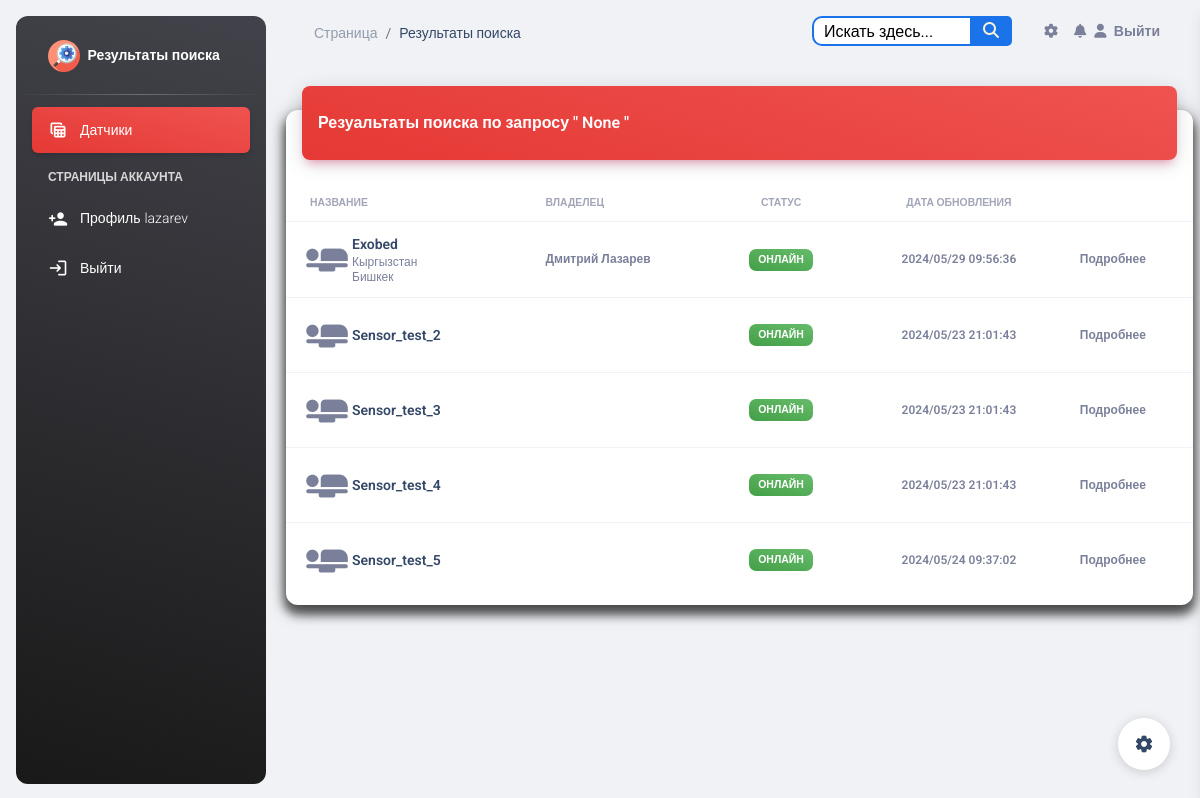
The app's page /search/ (signed in) with its own data.
### esp_sensor/models.py (models this page shows, shortened)
class Sensor(models.Model):
    id = models.AutoField(primary_key=True)
    name = models.CharField('Имя датчика', max_length=100, unique=True)
    slug = models.SlugField(max_length=255, unique=True, db_index=True, verbose_name="URL")
    description = models.TextField('Описание', blank=True)
    owner = models.CharField("Владелец", max_length=100, blank=True)
    date_added = models.DateTimeField('Дата добавления', auto_now=True)
    country = models.ManyToManyField(Country, blank=True, verbose_name='Страна')
    city = models.ManyToManyField(City, blank=True, verbose_name='Город')
    inclusions = models.IntegerField("Количество включений", default=0)
    power = models.IntegerField(default=0, blank=True, verbose_name='Мощность %',
                                validators=[MinValueValidator(0), MaxValueValidator(100)])
    watt = models.IntegerField("Потребление мощности Ватт", default=0)
    volt = models.IntegerField("Электрическое напряжение Вольт", default=0)
    work = models.BooleanField('Онлайн', default=True)
    blocked = models.BooleanField('Заблокирован', default=False)
    start = models.BooleanField('Старт', default=False)
    temperature = models.FloatField('Температура', default=0)
    fan_speed = models.IntegerField('Скорость кулера', default=0)
    ip_address = models.CharField('IP Адрес', max_length=15, blank=True)
    mac_address = models.CharField('MAC Адрес', max_length=20, blank=True)
    confirmed = models.BooleanField('Подтвержден администратором', default=False)
    version = models.CharField('Версия прошивки', max_length=15, blank=True)
    processing_time = models.FloatField('Время обработки (мс)', null=True, blank=True)
    class Meta:
        verbose_name = 'Датчик'
        verbose_name_plural = 'Датчики'

class Country(models.Model):
    id = models.AutoField(primary_key=True)
    name = models.CharField("Название", max_length=100)
    class Meta:
        verbose_name = 'Страна'
        verbose_name_plural = 'Страны'

class City(models.Model):
    id = models.AutoField(primary_key=True)
    country = models.ManyToManyField(Country, blank=True, verbose_name='Страна')
    name = models.CharField("Название", max_length=100)
    class Meta:
        verbose_name = 'Город'
        verbose_name_plural = 'Города'

### esp_sensor/views.py (the view)
# urls.py: path('search/', views.search_sensors, name='search_sensors'),
def search_sensors(request):
    query = request.GET.get('q')
    if query:
        sensors = Sensor.objects.filter(
            Q(name__icontains=query) |
            Q(description__icontains=query) |
            Q(owner__icontains=query) |
            Q(mac_address__icontains=query) |
            Q(ip_address__icontains=query) |
            Q(country__name__icontains=query) |
            Q(city__name__icontains=query) |
            Q(inclusions__icontains=query)
        ).distinct()
    else:
        sensors = Sensor.objects.all()
    return render(request, 'sensor/search_results.html', {'sensors': sensors, 'query': query})

### account/models.py (called while the page is built)
    def save(self, *args, **kwargs):
        self.slug = "{}".format(self.user.username)
        super().save(*args, **kwargs)

### templates/sensor/search_results.html (shortened to what this page needs)
{% load static %}
{% include 'base.html' %}
<body class="g-sidenav-show  bg-gray-200">
<aside class="sidenav navbar navbar-vertical navbar-expand-xs border-0 border-radius-xl my-3 fixed-start ms-3   bg-gradient-dark"
       id="sidenav-main">
    <div class="sidenav-header">
        <a class="navbar-brand m-0">
            <img src="{% static 'img/search-magnifying-glass-svgrepo-com.svg' %}" class="navbar-brand-img h-100"
                 alt="main_logo">
            <span class="ms-1 font-weight-bold text-white">Результаты поиска</span>
        </a>
    </div>
    <hr class="horizontal light mt-0 mb-2">
    <div class="collapse navbar-collapse  w-auto " id="sidenav-collapse-main">
        <ul class="navbar-nav">
            <li class="nav-item">
                <a class="nav-link text-white active bg-gradient-danger" href="{% url 'sensor_list' %}">
                    <div class="text-white text-center me-2 d-flex align-items-center justify-content-center">
                        <i class="material-icons opacity-10">table_view</i>
                    </div>
                    <span class="nav-link-text ms-1">Датчики</span>
                </a>
            </li>
            <li class="nav-item mt-3">
                <h6 class="ps-4 ms-2 text-uppercase text-xs text-white font-weight-bolder opacity-8">Страницы
                    аккаунта</h6>
            </li>
            {% if user.is_authenticated %}
                <li class="nav-item">
                    <a class="nav-link text-white " href="{% url 'profiles:profile_detail' user.profile.slug %}">
                        <div class="text-white text-center me-2 d-flex align-items-center justify-content-center">
                            <i class="material-icons opacity-10">person_add</i>
                        </div>
                        <span class="nav-link-text ms-1">Профиль</span>
                        <span class="nav-link-text ms-1">{{ user.username }}</span>
                    </a>
                </li>
                <li class="nav-item">
                    <a class="nav-link text-white " href='{% url 'logout' %}'>
                        <div class="text-white text-center me-2 d-flex align-items-center justify-content-center">
                            <i class="material-icons opacity-10">login</i>
                        </div>
                        <span class="nav-link-text ms-1">Выйти</span>
                    </a>
                </li>
            {% endif %}
        </ul>
    </div>
</aside>
<main class="main-content position-relative max-height-vh-100 h-100 border-radius-lg ">
    <nav class="navbar navbar-main navbar-expand-lg px-0 mx-4 shadow-none border-radius-xl" id="navbarBlur"
         data-scroll="true">
        <div class="container-fluid py-1 px-3">
            <nav aria-label="breadcrumb">
                <ol class="breadcrumb bg-transparent mb-0 pb-0 pt-1 px-0 me-sm-6 me-5">
                    <li class="breadcrumb-item text-sm"><a class="opacity-5 text-dark" href="javascript:;">Страница</a>
                    </li>
                    <li class="breadcrumb-item text-sm text-dark active" aria-current="page">Результаты поиска</li>
                </ol>
            </nav>
            {% include 'include/navbar.html' %}
        </div>
    </nav>
    <div class="container-fluid py-4">
        <div class="row">
            <div class="col-12">
                <div class="card my-4">
                    <div class="card-header p-0 position-relative mt-n4 mx-3 z-index-2">
                        <div class="bg-gradient-danger shadow-primary border-radius-lg pt-4 pb-3">
                            <h6 class="text-white ps-3">Резуальтаты поиска по запросу " {{ query }} "</h6>
                        </div>
                    </div>
                    <div class="card-body px-0 pb-2">
                        <div class="table-responsive p-0">
                            <table class="table align-items-center mb-0">
                                <thead>
                                <tr>
                                    <th class="text-uppercase text-secondary text-xxs font-weight-bolder opacity-7">
                                        Название
                                    </th>
                                    <th class="text-uppercase text-secondary text-xxs font-weight-bolder opacity-7 ps-2">
                                        Владелец
                                    </th>
                                    <th class="text-center text-uppercase text-secondary text-xxs font-weight-bolder opacity-7">
                                        Статус
                                    </th>
                                    <th class="text-center text-uppercase text-secondary text-xxs font-weight-bolder opacity-7">
                                        Дата обновления
                                    </th>
                                    <th class="text-secondary opacity-7"></th>
                                </tr>
                                </thead>
                                <tbody>
                                {% for sensor in sensors %}
                                    <tr>
                                        <td>
                                            <div class="d-flex px-2 py-1">
                                                <div>
                                                    <i class="material-icons"
                                                       style="font-size: 50px;">airline_seat_flat</i>
                                                </div>
                                                <div class="d-flex flex-column justify-content-center">
                                                    <h6 class="mb-0 text-sm">{{ sensor.name }}</h6>
                                                    {% for country in sensor.country.all %}
                                                        <p class="text-xs text-secondary mb-0">{{ country.name }}</p>
                                                    {% endfor %}
                                                    {% for city in sensor.city.all %}
                                                        <p class="text-xs text-secondary mb-0">{{ city.name }}</p>
                                                    {% endfor %}
                                                </div>
                                            </div>
                                        </td>
                                        <td>
                                            <p class="text-xs font-weight-bold mb-0">{{ sensor.owner }}</p>
                                        </td>
                                        <td class="align-middle text-center text-sm">
                                            {% if sensor.work %}
                                                <span class="badge badge-sm bg-gradient-success">Онлайн</span>
                                            {% else %}
                                                <span class="badge badge-sm bg-gradient-secondary">Оффлайн</span>
                                            {% endif %}
                                        </td>
                                        <td class="align-middle text-center">
                                            <span class="text-secondary text-xs font-weight-bold">{{ sensor.date_added | date:"Y/m/d H:i:s" }}</span>
                                        </td>
                                        <td class="align-middle">
                                            <a href="{% url 'sensor_detail' sensor.pk %}"
                                               class="text-secondary font-weight-bold text-xs"
                                               data-toggle="tooltip" data-original-title="Edit user">
                                                Подробнее
                                            </a>
                                        </td>
                                    </tr>
                                {% empty %}
                                    <h6 class="text-primary ps-3">Поиск не дал результатов!</h6>
                                {% endfor %}
                                </tbody>
                            </table>
                        </div>
                    </div>
                </div>
            </div>
        </div>
    </div>
</main>
{% include 'include/setting.html' %}
</body>

### records on screen
Sensor: name "Exobed", owner "Дмитрий Лазарев", work "ОНЛАЙН", date_added "2024/05/29 09:56:36"
Country: name "Кыргызстан"
City: name "Бишкек"
Sensor: name "Sensor_test_2", work "ОНЛАЙН", date_added "2024/05/23 21:01:43"
Sensor: name "Sensor_test_3", work "ОНЛАЙН", date_added "2024/05/23 21:01:43"
Sensor: name "Sensor_test_4", work "ОНЛАЙН", date_added "2024/05/23 21:01:43"
Sensor: name "Sensor_test_5", work "ОНЛАЙН", date_added "2024/05/24 09:37:02"

### other values on screen
{{ user.username }} "lazarev"
{{ query }} "None"
